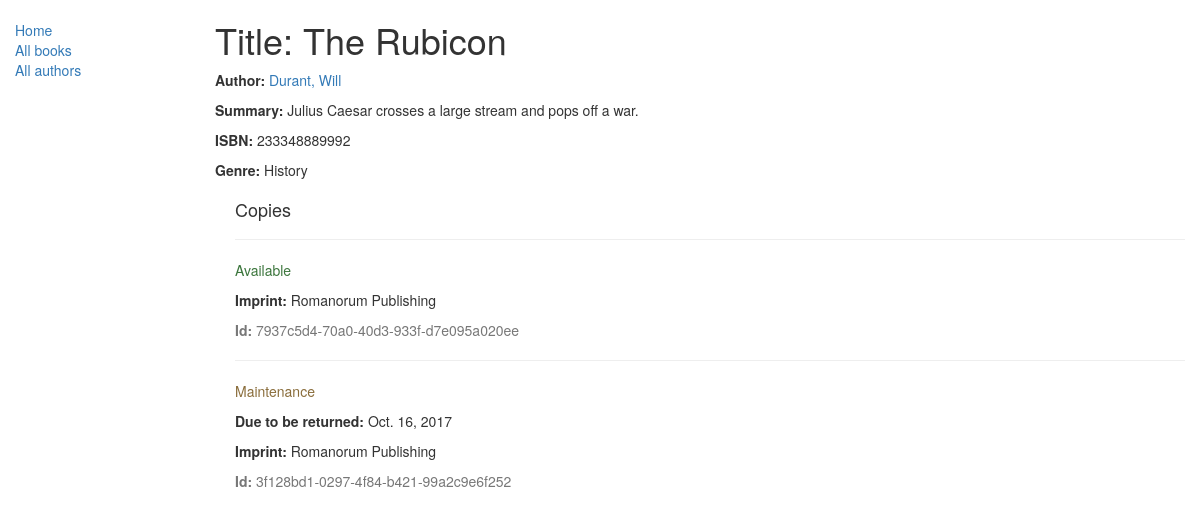
The app's page /catalog/book/4 with its own data.
### catalog/models.py (models this page shows, shortened)
class Book(models.Model):
    title = models.CharField(max_length=200)
    author = models.ForeignKey('Author', on_delete=models.SET_NULL, null=True)
    summary = models.TextField(max_length=1000, help_text="Enter a brief description of the book")
    isbn = models.CharField('ISBN',max_length=13, help_text='13 Character <a href="https://www.isbn-international.org/content/what-isbn">ISBN number</a>')
    genre = models.ManyToManyField(Genre, help_text="Select a genre for this book")
    def display_genre(self):
      return ', '.join([genre.name for genre in self.genre.all()[:3]])
    display_genre.short_description = 'Genre'

class Author(models.Model):
    first_name = models.CharField(max_length=100)
    last_name = models.CharField(max_length=100)
    date_of_birth = models.DateField(null=True, blank=True)
    date_of_death = models.DateField('Died', null=True, blank=True)
    def __str__(self):
        return '%s, %s' % (self.last_name, self.first_name)

class Genre(models.Model):
    name = models.CharField(max_length=200, help_text="Enter a book genre (e.g. Science Fiction, French Poetry etc.)")
    def __str__(self):
        return self.name

class BookInstance(models.Model):
    id = models.UUIDField(primary_key=True, default=uuid.uuid4, help_text="Unique ID for this particular book across whole library")
    book = models.ForeignKey('Book', on_delete=models.SET_NULL, null=True)
    imprint = models.CharField(max_length=200)
    due_back = models.DateField(null=True, blank=True)
    LOAN_STATUS = (
        ('m', 'Maintenance'),
        ('o', 'On loan'),
        ('a', 'Available'),
        ('r', 'Reserved'),
    )
    status = models.CharField(max_length=1, choices=LOAN_STATUS, blank=True, default='m', help_text='Book availability')
    class Meta:
        ordering = ["due_back"]

### catalog/views.py (the view)
# urls.py: url(r'^book/(?P<pk>\d+)$', views.BookDetailView.as_view(), name='book-detail'),
class BookDetailView(generic.DetailView):
  model = Book

### catalog/templates/catalog/book_detail.html
{% extends "base_generic.html" %}
{% block content %}
  <h1>Title: {{ book.title }}</h1>
  <p><strong>Author:</strong> <a href="">{{ book.author}}</a></p>
  <p><strong>Summary:</strong> {{ book.summary}}</p>
  <p><strong>ISBN:</strong> {{ book.isbn }}</p>
  <p><strong>Genre:</strong> {% for genre in book.genre.all %} {{ genre}}{% if not forloop.last %}, {% endif %}{% endfor %}</p>
  <div style="margin-left:20px;margin-top:20px">
    <h4>Copies</h4>
    {% for copy in book.bookinstance_set.all %}
    <hr>
    <p class="{% if copy.status == 'a' %}text-success{% elif copy.status == 'd' %}text-danger{% else %}text-warning{% endif %}">{{ copy.get_status_display }}</p>
    {% if copy.status != 'a' %}<p><strong>Due to be returned:</strong> {{ copy.due_back }}</p>{% endif %}
    <p><strong>Imprint:</strong> {{copy.imprint}}</p>
    <p class="text-muted"><strong>Id:</strong> {{copy.id}}</p>
    {% endfor %}
  </div>
{% endblock %}

### records on screen
Book: title "The Rubicon", author "Durant, Will", summary "Julius Caesar crosses a large stream and pops off a war.", isbn "233348889992"
Genre: name "History"
BookInstance: status "Available", imprint "Romanorum Publishing", id "7937c5d4-70a0-40d3-933f-d7e095a020ee"
BookInstance: status "Maintenance", due_back "Oct. 16, 2017", imprint "Romanorum Publishing", id "3f128bd1-0297-4f84-b421-99a2c9e6f252"
